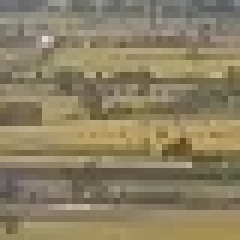
#> input picture 烟火图像的识别与分类/fogs/0/0-00038.BMP, 40 x 40 px (shown 6 times larger); its folder holds 4 pictures in this run
$ jupyter execute --allow-errors code.ipynb   (shell and % lines are left out)   (text cells are left out)
#> lines starting #> are read from the running program, lines starting #| are printed output that depends on the picture; pictures that were not available may be replaced by others from this repository, and a replacement may not be noted
#> pass 2 of the loop `for i in range(1,8):`:
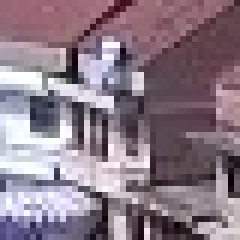
#> input picture 烟火图像的识别与分类/fogs/0/0-00044.BMP, 40 x 40 px (shown 6 times larger)
#> pass 3 of the loop `for i in range(1,8):`:
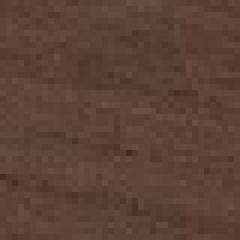
#> input picture 烟火图像的识别与分类/fogs/0/0-00066.BMP, 40 x 40 px (shown 6 times larger)
[cell 1]
import pandas as pd
import numpy as np
import os
import time
import cv2
from PIL import Image
from PIL import ImageEnhance
import itertools
import matplotlib.pyplot as plt
plt.rcParams['font.sans-serif'] = 'SimHei'
plt.rcParams['axes.unicode_minus'] = False

from sklearn.tree import DecisionTreeClassifier
from sklearn.ensemble import RandomForestClassifier
from sklearn.ensemble import AdaBoostClassifier
from sklearn.neural_network import MLPClassifier #神经网络
from sklearn.svm import SVC#支持向量机
from sklearn.model_selection import GridSearchCV

from sklearn.metrics import confusion_matrix
from sklearn.metrics import classification_report
from sklearn.metrics import accuracy_score, mean_squared_error, r2_score, confusion_matrix
from sklearn.metrics import roc_curve, auc,recall_score  #
from sklearn.preprocessing import StandardScaler
# 绘制混淆矩阵函数
from sklearn.model_selection import train_test_split
from sklearn.metrics import classification_report,confusion_matrix
#忽略警告
import warnings
warnings.filterwarnings('ignore')

[cell 2]
#读取图片
nofog_path="fogs/0/"
fog_path="fogs/1/"
fog=os.listdir(fog_path)
nofog=os.listdir(nofog_path)

[cell 3]
plt.figure(figsize=(25,25))
print("有明显烟/火出现的图片：")
#> (the rest of this cell did not finish here and is left out)

[cell 4]
plt.figure(figsize=(25,25))
print("无明显烟/火出现的图片：")
#> (the rest of this cell did not finish here and is left out)

[cell 5]
plt.title("数据集正例/负例数目")
plt.bar(["烟火图片数量","无烟火图片数量"],[len(fog),len(nofog)])
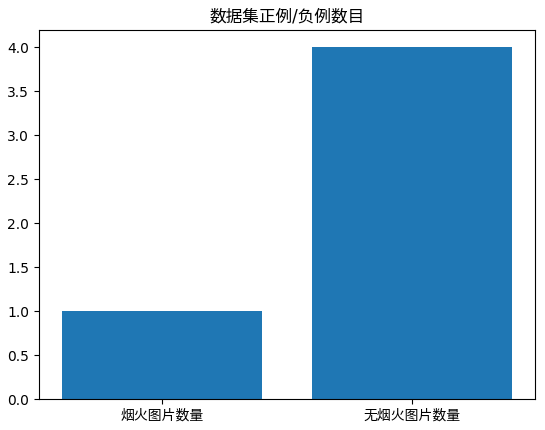
#> figure drawn by matplotlib, 1 panel

[cell 6]

def zmMinFilterGray(src, r=7):
    '''''最小值滤波，r是滤波器半径'''
    return cv2.erode(src,np.ones((2*r-1,2*r-1)))
# [12 lines of commented-out code are left out]
def guidedfilter(I, p, r, eps):
    '''''引导滤波，直接参考网上的matlab代码'''
    height, width = I.shape
    m_I = cv2.boxFilter(I, -1, (r,r))
    m_p = cv2.boxFilter(p, -1, (r,r))
    m_Ip = cv2.boxFilter(I*p, -1, (r,r))
    cov_Ip = m_Ip-m_I*m_p

    m_II = cv2.boxFilter(I*I, -1, (r,r))
    var_I = m_II-m_I*m_I

    a = cov_Ip/(var_I+eps)
    b = m_p-a*m_I

    m_a = cv2.boxFilter(a, -1, (r,r))
    m_b = cv2.boxFilter(b, -1, (r,r))
    return m_a*I+m_b

def getV1(m, r, eps, w, maxV1):  #输入rgb图像，值范围[0,1]
    '''''计算大气遮罩图像V1和光照值A, V1 = 1-t/A'''
    V1 = np.min(m,2)                                         #得到暗通道图像
    V1 = guidedfilter(V1, zmMinFilterGray(V1,7), r, eps)     #使用引导滤波优化
    bins = 2000
    ht = np.histogram(V1, bins)                              #计算大气光照A
    d = np.cumsum(ht[0])/float(V1.size)
    for lmax in range(bins-1, 0, -1):
        if d[lmax]<=0.999:
            break
    A  = np.mean(m,2)[V1>=ht[1][lmax]].max()

    V1 = np.minimum(V1*w, maxV1)                   #对值范围进行限制

    return V1,A

def deHaze(m, r=81, eps=0.001, w=0.95, maxV1=0.80, bGamma=False):
    Y = np.zeros(m.shape)
    V1,A = getV1(m, r, eps, w, maxV1)               #得到遮罩图像和大气光照
    for k in range(3):
        Y[:,:,k] = (m[:,:,k]-V1)/(1-V1/A)           #颜色校正
    Y =  np.clip(Y, 0, 1)
    if bGamma:
        Y = Y**(np.log(0.5)/np.log(Y.mean()))       #gamma校正,默认不进行该操作
    return Y

[cell 7]
def read_data(file_path):
    '''
    file_path:正例/负例图像的存放路径
    return: features平均像素，newimg:增加对比度之后的图片
    '''
    pictures=os.listdir(file_path)#读取所有图片名称
    features=[]
    newimg=[]
    for i in range(len(pictures)):
        path=file_path+pictures[i]

        img=Image.open(path)
        #对比度增强
        enh_con = ImageEnhance.Contrast(img)
        contrast = 1.5
        img_contrasted = enh_con.enhance(contrast)
        img_contrasted.save("temp.jpg")

         #暗通道去雾
        m=deHaze(cv2.imread("temp.jpg")/255.0)*255
#         b=np.array(b)
        #平均像素作为特征
        try:
            feature_matrix = np.zeros((40,40))
            for i in range(0,m.shape[0]):
                for j in range(0,m.shape[1]):
                    feature_matrix[i][j] = ((int(m[i,j,0]) + int(m[i,j,1]) + int(m[i,j,2]))/3)

            feature = np.reshape(feature_matrix, (40*40))
#             feature=np.reshape((b+g+r)/3,40*40)
            features.append(feature)
            newimg.append(m)
        except:
            pass

    return features,newimg

[cell 8]
#处理所有的有明火的图片
features,fog_contrasted=read_data(fog_path)
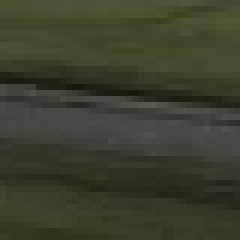
#> input picture 烟火图像的识别与分类/fogs/0/0-00020.BMP, 40 x 40 px, given as the content of the folder fogs/1/, which was not available (shown 6 times larger)
#> in read_data, img is the input picture: PIL image 40x40 RGB; mean R, G, B 59.5, 62.5, 44.8
#> in deHaze, `Y = np.zeros(m.shape)`: Y: shape (40, 40, 3) float64; every value is 0
#> in zmMinFilterGray, `return cv2.erode(src,np.ones((2*r-1,2*r-1)))`:
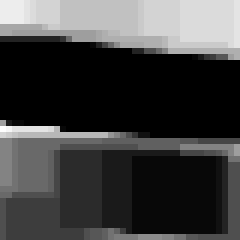
#> returned value: shape (40, 40) float64 (shown 6 times larger); min 0, max 0.114, mean 0.0292; drawn with min black and max white
#> in guidedfilter, `height, width = I.shape`: height = 40
#> in guidedfilter, `var_I = m_II-m_I*m_I`:
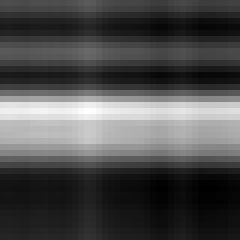
#> var_I: shape (40, 40) float64 (shown 6 times larger); min 0.00528, max 0.006, mean 0.00549; drawn with min black and max white
#> in guidedfilter, `b = m_p-a*m_I`:
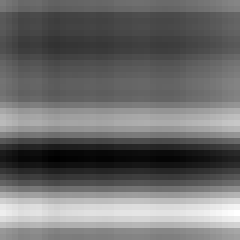
#> b: shape (40, 40) float64 (shown 6 times larger); min 0.0229, max 0.0289, mean 0.0254; drawn with min black and max white
#> in guidedfilter, `m_a = cv2.boxFilter(a, -1, (r,r))`:
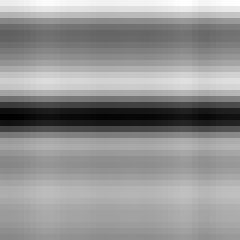
#> m_a: shape (40, 40) float64 (shown 6 times larger); min 0.0164, max 0.0175, mean 0.017; drawn with min black and max white
#> in guidedfilter, `m_b = cv2.boxFilter(b, -1, (r,r))`:
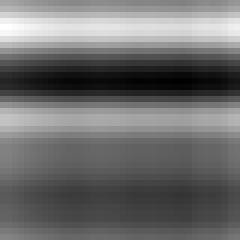
#> m_b: shape (40, 40) float64 (shown 6 times larger); min 0.0253, max 0.0255, mean 0.0254; drawn with min black and max white
#> in guidedfilter, `return m_a*I+m_b`:
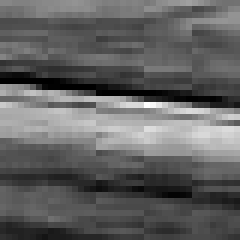
#> returned value: shape (40, 40) float64 (shown 6 times larger); min 0.0254, max 0.032, mean 0.0279; drawn with min black and max white
#> in getV1, `d = np.cumsum(ht[0])/float(V1.size)`: d = 2000 values from 0.005 to 1
#> in getV1, `A  = np.mean(m,2)[V1>=ht[1][lmax]].max()`: A = 0.416
#> after the loop in deHaze, `for k in range(3):`:
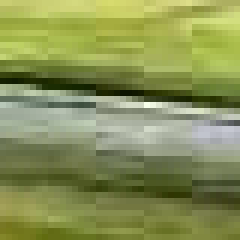
#> Y: shape (40, 40, 3) float64 (shown 6 times larger); mean B, G, R 0.129, 0.237, 0.22; drawn with min black and max white
#> after the loop in read_data, `for i in range(0,m.shape[0]):`:
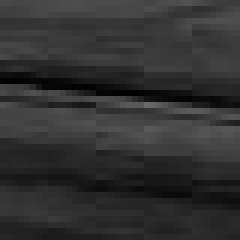
#> feature_matrix: shape (40, 40) float64 (shown 6 times larger); min 1, max 105.7, mean 49.4
#> in read_data, `feature = np.reshape(feature_matrix, (40*40))`: feature = 1600 values, max 105.7 at index 704, min 1 at index 620, mean 49.38
#> features = 1 item; fog_contrasted = 1 item
fogs=pd.DataFrame(features)
#> fogs = table of 1 rows and 1600 columns
fogs['label']=[1 for i in range(len(fogs))]
# 处理所有无明火的图片
features,nofog_contrasted=read_data(nofog_path)
#> pass 2 of the loop in read_data, `for i in range(len(pictures)):`:
#> in read_data, img is the input picture: PIL image 40x40 RGB; mean R, G, B 139.4, 127.9, 99.2
#> d = 2000 values from 0.00438 to 1
#> in getV1 (call 3), `A  = np.mean(m,2)[V1>=ht[1][lmax]].max()`: A = 0.954
#> in getV1 (call 3), `A  = np.mean(m,2)[V1>=ht[1][lmax]].max()`:
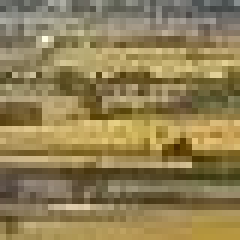
#> m: shape (40, 40, 3) float64 (shown 6 times larger); mean of channels 0, 1, 2 0.331, 0.501, 0.568; drawn as B, G, R
#> after the loop in read_data (call 2), `for i in range(0,m.shape[0]):`:
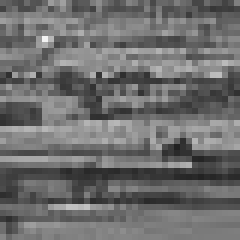
#> feature_matrix: shape (40, 40) float64 (shown 6 times larger); min 33.67, max 242.3, mean 109.8
#> feature = 1600 values, max 242.3 at index 247, min 33.67 at index 989, mean 109.8
#> pass 3 of the loop in read_data, `for i in range(len(pictures)):`:
#> in read_data, img is the input picture: PIL image 40x40 RGB; mean R, G, B 139.2, 122.4, 134.7
#> in getV1 (call 4), `V1 = np.min(m,2)`:
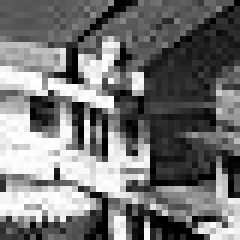
#> V1: shape (40, 40) float64 (shown 6 times larger); min 0, max 0.996, mean 0.454
#> d = 2000 values from 0.00688 to 1
#> in getV1 (call 4), `A  = np.mean(m,2)[V1>=ht[1][lmax]].max()`: A = 0.999
#> feature = 1600 values, max 254.3 at index 525, min 2 at index 1551, mean 127.3
#> the loop made 4 passes; the first 3 are shown
no_fogs=pd.DataFrame(features)
no_fogs['label']=[0 for i in range(len(no_fogs))]
#整合成新的DataFrame数据集
df=pd.concat([fogs,no_fogs],axis=0)

#处理后所得到的图片
imgs=[]
imgs.extend(nofog_contrasted)
imgs.extend(fog_contrasted)
#将图片像素不为40*40的转换为40*40
for i in range(len(imgs)):
    if(imgs[i].shape!=(40,40,3)):
        imgs[i]=np.resize(imgs[i],(40,40,3))

print("数据集大小：",df.shape)
#| 数据集大小： (5, 1601)
df.head()

[cell 9]
plt.figure(figsize=(25,25))
print("有明显烟/火出现的图片：")
#> (the rest of this cell did not finish here and is left out)

[cell 10]
plt.figure(figsize=(25,25))
print("无明显烟/火出现的图片：")
#> (the rest of this cell did not finish here and is left out)

[cell 11]
# 绘制混淆矩阵函数
def plot_confusion_matrix(cm, classes,
                          normalize=False,
                          title='Confusion matrix',
                          cmap=plt.cm.Blues):
    plt.figure()
    plt.imshow(cm, interpolation='nearest', cmap=cmap)
    plt.title(title)
    plt.colorbar()
    tick_marks = np.arange(len(classes))
    plt.xticks(tick_marks, classes, rotation=45)
    plt.yticks(tick_marks, classes)

    fmt = '.2f' if normalize else 'd'
    thresh = cm.max() / 2.
    for i, j in itertools.product(range(cm.shape[0]), range(cm.shape[1])):
        plt.text(j, i, format(cm[i, j], fmt),
                 horizontalalignment="center",
                 color="white" if cm[i, j] > thresh else "black")

    plt.tight_layout()
    plt.ylabel('True label')
    plt.xlabel('Predicted label')
    plt.show()

# 模型性能评估
def model_performance_evaluation(model_name, test, pred,spend_time):
    acc= accuracy_score(test, pred)
    print(model_name,  '| 准确率: %.4f' %acc)
    pred=pred.astype('float64')
    false_positive_rate,true_positive_rate,thresholds=roc_curve(test, pred)
    roc_auc=auc(false_positive_rate, true_positive_rate)
    print(model_name,  '| AUC: %.4f' %roc_auc)
    cm=confusion_matrix(test,pred)
    miss_report=cm[0][1] / (1.0 * cm[0][1] + cm[1][1])
    false_report=cm[1][0] / (1.0 * cm[0][0] + cm[1][0])
    print(model_name,"| 漏报率为：%.4f"%miss_report)
    print(model_name,"| 误报率为：%.4f"%false_report)
    print(model_name,"| 训练时长（秒）：%.4f"%spend_time)
    return acc,roc_auc,miss_report,false_report,spend_time

#绘制ROC曲线
def plot_ROC_curve(y_test,y_predict):
    false_positive_rate,true_positive_rate,thresholds=roc_curve(y_test, y_predict)
    roc_auc=auc(false_positive_rate, true_positive_rate)
    plt.title('ROC')
    plt.plot(false_positive_rate, true_positive_rate,'b',label='AUC = %0.2f'% roc_auc)
    plt.legend(loc='lower right')
    plt.plot([0,1],[0,1],'r--')
    plt.ylabel('TPR')
    plt.xlabel('FPR')
    plt.show()

[cell 12]
def train_model(label,data,model_name):
    '''
    data:训练数据
    model_name:模型名称
    model:sklearn模型
    '''
    y=label
    X=data
    #划分数据集
    X_train,X_test,y_train,y_test=train_test_split(X,y,test_size=0.1,random_state=0)

    #搜索最优参数
    if model_name=='决策树':
        grid=DecisionTreeClassifier(min_samples_leaf=10,random_state = 0)
    if model_name=='随机森林':
         grid=RandomForestClassifier(n_estimators=100,min_samples_leaf=10,random_state = 0)

    if model_name=='支持向量机':
        grid=SVC(kernel='rbf',C=10,random_state = 0)

    if model_name=='神经网络':
        grid=MLPClassifier(random_state =0)

    if model_name=='adaboost':
        grid=AdaBoostClassifier(n_estimators=100,random_state = 0)
    #模型训练
    clf=grid
    start = time.time()
    model=clf.fit(X_train,y_train)
    end=time.time()
    spend_time=end-start

    #模型评估
    y_pred=model.predict(X_test)
    # 绘制混淆矩阵
    print(model_name+"分类评估报告")
    cnf_matrix = confusion_matrix(y_test, y_pred)
    np.set_printoptions(precision=2)  # 设置打印数量的阈值
    class_names = [0,1]
    test_report=classification_report(y_test,y_pred)
    print(test_report)
    plot_confusion_matrix(cnf_matrix, classes=class_names, title='Confusion matrix')
    plot_ROC_curve(y_test,y_pred)

    print(model_name+"在训练集上的性能 -- ")
    model_performance_evaluation(model_name, y_train, clf.predict(X_train),spend_time)
    print("=========================================")
    print(model_name+"在测试集上的性能 -- ")
    return list(model_performance_evaluation(model_name, y_test, y_pred,spend_time))

[cell 13]
from sklearn.preprocessing import StandardScaler
data=df[df.columns[:-1]]
label=df['label']
#数据标准化
scaler = StandardScaler()
data= scaler.fit_transform(data)

#> (a cell that did not finish here is left out)


#> (a cell that did not finish here is left out)


#> (a cell that did not finish here is left out)


[cell 17]
MLP_result=train_model(label,data,"神经网络")

#> (a cell that did not finish here is left out)
